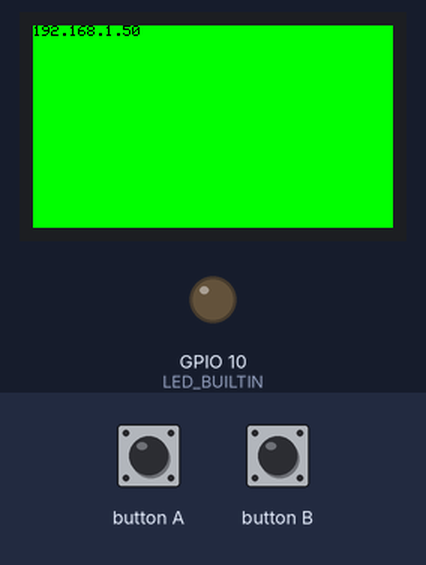
This sketch was run on a simulated ESP32-S3. Shown: 240×135 colour display, output pins drawn as LEDs (lit = HIGH). Inputs (shaded band) come from the test bench. WiFi joins after 1.5 s; servers stay silent unless stated; I2S audio is not simulated (input reads silence); what the sketch prints to the serial monitor is not drawn.

Above: at 2.8 s.
2.9 s: button A pressed for 0.7 s
At 3.7 s:
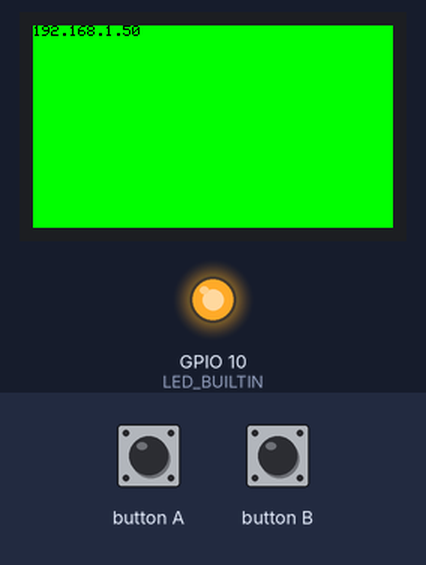
6.8 s: button A pressed for 1 s
At 8.1 s:
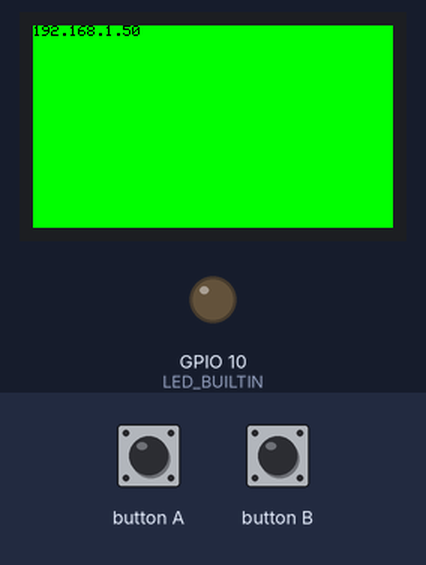
9.3 s: button A pressed for 3.2 s
At 12.4 s:
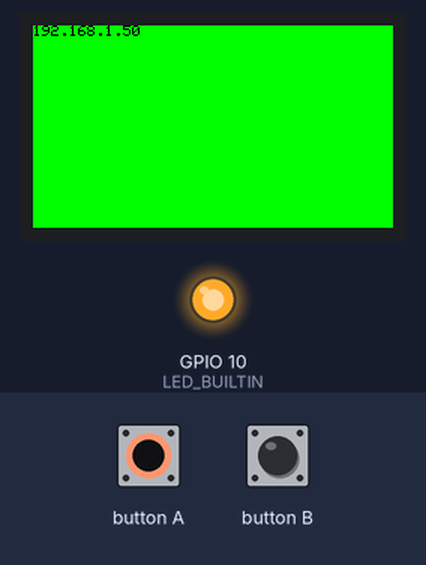
Timing chart, 0 to 20.1 s (numbered marks = the images above; inputs shaded):
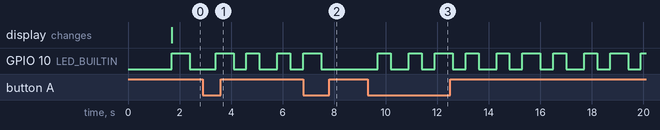

The sketch:

Micophone_Wifi_32bit.ino
```cpp
#include <M5StickCPlus.h>
#include <driver/i2s.h>
#include <WiFi.h>

// Set these to your desired credentials.
const char* ssid     = "";
const char* password = "";

// Use WiFiClient class to create TCP connections
WiFiClient client;
const int httpPort = 65432;

// send microphone sample to wifi
bool ifConnected = false;
bool ifSending = false;
bool buttonPressed = false;
// M5Stcikc status led
#define LED_BUILTIN 10   // Set the GPIO pin where you connected your test LED or comment this line out if your dev board has a built-in LED
#define NUM_SAMPLES 512
#define BYTES_PER_SAMPLE 4
#define SAMPLE_RATE 44100
#define PIN_CLK     0
#define PIN_DATA    34
#define READ_LEN    (BYTES_PER_SAMPLE * NUM_SAMPLES)
#define GAIN_FACTOR 10

uint8_t BUFFER[READ_LEN] = {0};

void mic_record_task(void *arg) {
    size_t bytesread;
    while (1) {
        i2s_read(I2S_NUM_0, (char *)BUFFER, READ_LEN, &bytesread,(20 / portTICK_RATE_MS));
        if (bytesread!=READ_LEN){
          printf("i2s%d\n",int(bytesread));
        }
        if ((ifConnected) && (ifSending)){
          client.write(BUFFER,bytesread);
        }
    }
}

void i2sInit() {
    i2s_config_t i2s_config = {
        .mode = (i2s_mode_t)(I2S_MODE_MASTER | I2S_MODE_RX | I2S_MODE_PDM),
        .sample_rate = SAMPLE_RATE, //44100
        .bits_per_sample =
            I2S_BITS_PER_SAMPLE_32BIT,  // is fixed at 12bit, stereo, MSB
        .channel_format = I2S_CHANNEL_FMT_ALL_RIGHT,
#if ESP_IDF_VERSION > ESP_IDF_VERSION_VAL(4, 1, 0)
        .communication_format = I2S_COMM_FORMAT_STAND_I2S,
#else
        .communication_format = I2S_COMM_FORMAT_I2S,
#endif
        .intr_alloc_flags = ESP_INTR_FLAG_LEVEL1,
        .dma_buf_count    = 2,
        .dma_buf_len      = NUM_SAMPLES,//128
    };

    i2s_pin_config_t pin_config;

#if (ESP_IDF_VERSION > ESP_IDF_VERSION_VAL(4, 3, 0))
    pin_config.mck_io_num = I2S_PIN_NO_CHANGE;
#endif

    pin_config.bck_io_num   = I2S_PIN_NO_CHANGE;
    pin_config.ws_io_num    = PIN_CLK;
    pin_config.data_out_num = I2S_PIN_NO_CHANGE;
    pin_config.data_in_num  = PIN_DATA;

    i2s_driver_install(I2S_NUM_0, &i2s_config, 0, NULL);
    i2s_set_pin(I2S_NUM_0, &pin_config);
    i2s_set_clk(I2S_NUM_0, SAMPLE_RATE, I2S_BITS_PER_SAMPLE_32BIT, I2S_CHANNEL_MONO); //44100
}

void setup() {
    M5.begin();
    M5.Lcd.setRotation(3);
    M5.Lcd.fillScreen(GREEN);
    M5.Lcd.setTextColor(BLACK, GREEN);
    Serial.begin(115200);
    delay(10);

    Serial.print("Connecting to ");
    Serial.println(ssid);

    WiFi.begin(ssid, password);

    while (WiFi.status() != WL_CONNECTED) {
        delay(500);
        Serial.print(".");
    }

    Serial.println("");
    Serial.println("WiFi connected");
    Serial.println("IP address: ");
    Serial.println(WiFi.localIP());
    M5.Lcd.setCursor(0, 0);
    M5.Lcd.print(WiFi.localIP());

    pinMode(LED_BUILTIN, OUTPUT);


    i2sInit();
    xTaskCreate(mic_record_task, "mic_record_task", 2048, NULL, 1, NULL);
}

void loop() {
  M5.update();
  if (M5.BtnA.wasPressed()){
    ifSending = !ifSending;
  }
  if (ifSending){
    digitalWrite(LED_BUILTIN, !digitalRead(10));
  }else if (ifConnected){
    digitalWrite(LED_BUILTIN, LOW);
  }else{
    digitalWrite(LED_BUILTIN, HIGH);
  }
    if (WiFi.status() != WL_CONNECTED){ //check connection to network
      ifConnected = false;
      Serial.println("Dropped from network, attempting to recconect");
      WiFi.begin(ssid, password); //connect to network

      // print the ip address
      Serial.println("WiFi connected");
      Serial.println("IP address: ");
      Serial.println(WiFi.localIP());
      M5.Lcd.setCursor(0, 0);
      M5.Lcd.print(WiFi.localIP());
    }else if (!client.connected()) {
      // try to connect to the target ip
      if (!client.connect("192.168.86.58", httpPort)) {
        Serial.println("connection to client failed");
        ifConnected = false;
        // try to recconnect to network
        //WiFi.disconnect();
      }else{
        ifConnected = true;
      }
    }
    vTaskDelay(500 / portTICK_RATE_MS);  // otherwise the main task wastes half                                    // of the cpu cycles
}
```

Measured:
- after the input at 2.9 s, GPIO 10 (LED_BUILTIN): goes HIGH 0.70 s, LOW 0.50 s, HIGH 0.50 s, LOW 0.70 s, HIGH 0.50 s, LOW 0.50 s, then HIGH, starting after 0.50 s
- after the input at 6.8 s, GPIO 10 (LED_BUILTIN): goes on until 7.5 s, then stays LOW
- after the input at 9.3 s, GPIO 10 (LED_BUILTIN): LOW → HIGH after 0.40 s, then repeats every 3.4 s: LOW 0.70 s, HIGH 0.50 s, LOW 0.50 s, HIGH 0.70 s, LOW 0.50 s, HIGH 0.50 s
